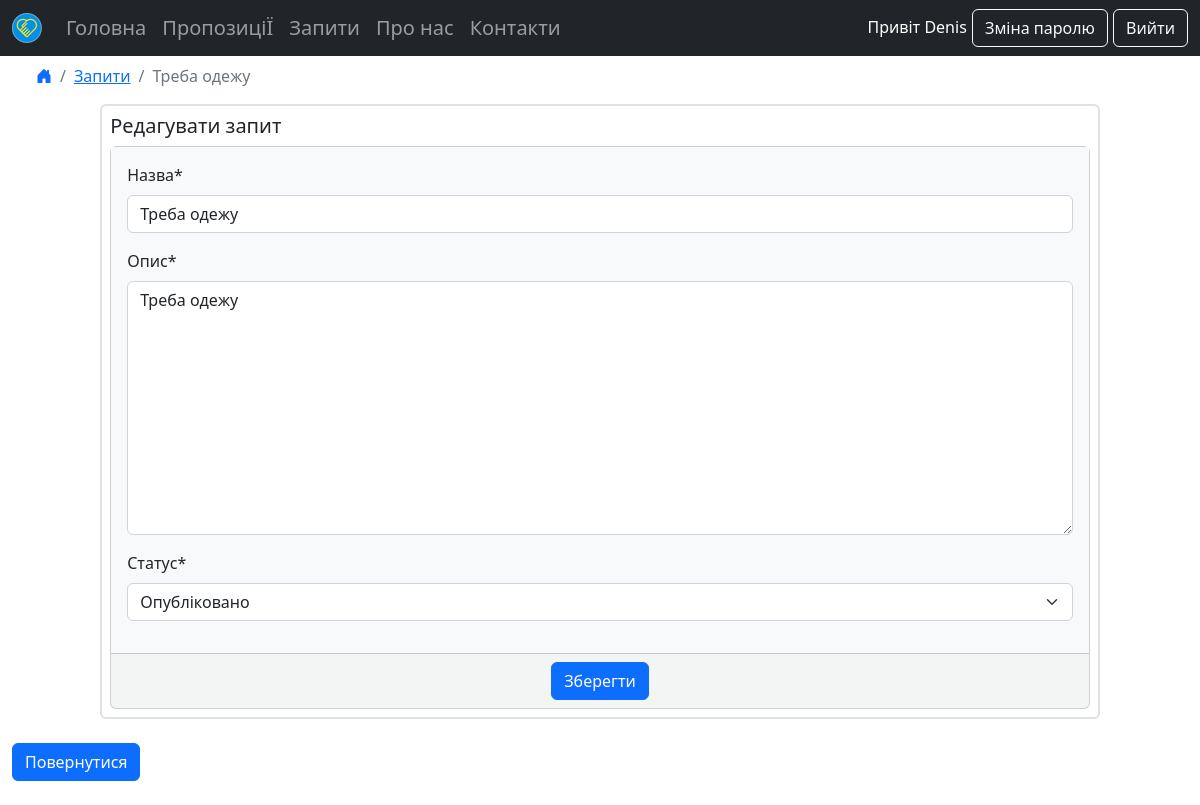
Page /requests/requests/6/edit/ (signed in) on the committed database.
### accounts/models.py (models this page shows)
class CustomUser(AbstractUser):
    phone = models.CharField(max_length=15)

### requests/models.py (models this page shows, shortened)
class Requests(models.Model):
    title = models.CharField(max_length=255)
    body = models.TextField('Опис', max_length=1024)
    location = models.TextField(blank=True)
    date = models.DateTimeField(auto_now_add=True)
    author = models.ForeignKey(
        'accounts.CustomUser',
        on_delete=models.CASCADE,
    )
    offer = models.ManyToManyField('offers.Offers')
    status = models.ForeignKey('statuses.Status', on_delete=models.PROTECT, default=2)

### statuses/models.py (models this page shows)
class Status(models.Model):
    title = models.CharField(max_length=50)
    def __str__(self):
        return self.title

### requests/views.py (the view)
# urls.py: path("requests/<int:pk>/edit/", RequestsUpdateView.as_view(), name="requests_edit"),
class RequestsUpdateView(LoginRequiredMixin, UserPassesTestMixin, UpdateView):
    model = Requests
    form_class = UpdateRequestsForm
    template_name = "requests_edit.html"
    def test_func(self):
        obj = self.get_object()
        return obj.author == self.request.user

### requests/forms.py
class UpdateRequestsForm(forms.ModelForm):
    title = forms.CharField(label='Назва', min_length=10)
    body = forms.Textarea()
    status = forms.ModelChoiceField(queryset=Status.objects.all(), label='Статус', empty_label='Виберіть статус')
    class Meta:
        model = Requests
        fields = ['title', 'body', 'status']

### templates/requests_edit.html (shortened to what this page needs)
{% extends "base.html" %}
{% load crispy_forms_tags %}
{% block content %}
<ul class="breadcrumb ms-4">
    <li class="breadcrumb-item"><a href="{% url 'home' %}"><i class="bi bi-house-door-fill"></i></a></li>
    <li class="breadcrumb-item"><a href="{% url 'requests_list' %}">Запити</a></li>
    <li class="breadcrumb-item active">{{ requests.title }}</li>
</ul>
<div class="container-fluid mb-4 p-2 border border-2 rounded mx-auto" style="max-width: 85%">
<h5>Редагувати запит</h5>
    <form action="" method="post">
        <div class="card card-edit bg-light bg-opacity-50 mx-auto">
            <div class="card-body bg-light">
                {{ form|crispy }}
            </div>
            <div class="card-footer text-center text-muted">
                <input class= "btn btn-primary" type="submit" value="Зберегти">
            </div>
        </div>
    </form>
</div>
<div class="mb-4">
    <a class = "btn btn-primary" href="{% url 'requests_detail' requests.pk %}">Повернутися</a>
</div>
{% endblock content %}

### templates/base.html (shortened to what this page needs)
{% load static %}
<!DOCTYPE html>
<html lang="uk">
<head>
    <link rel="stylesheet" href="https://cdn.jsdelivr.net/npm/bootstrap@5.2.0/dist/css/bootstrap.min.css">
    <link rel="stylesheet" href="https://cdn.jsdelivr.net/npm/bootstrap-icons@1.9.1/font/bootstrap-icons.css">
</head>
<body>
    <div>
        <nav class="navbar navbar-expand-md navbar-dark bg-dark h5">
            <div class="container-fluid">
                <a class="navbar-brand" href="{% url 'home' %}"><img src="{% static 'img/logosmall.png' %}" alt="Лого"></a>
                <div class="collapse navbar-collapse" id="collapsibleNavbar">
                    <ul class="navbar-nav">
                        <li class="nav-item">
                            <a class="nav-link" href="{% url 'home' %}">Головна</a>
                        </li>
                        <li class="nav-item">
                            <a class="nav-link" href="{% url 'offers_list' %}">ПропозиціЇ</a>
                        </li>
                        <li class="nav-item">
                            <a class="nav-link" href="{% url 'requests_list' %}">Запити</a>
                        </li>
                        <li class="nav-item">
                            <a class="nav-link" href="{% url 'about' %}">Про нас</a>
                        </li>
                        <li class="nav-item">
                            <a class="nav-link" href="{% url 'contacts' %}">Контакти</a>
                        </li>
                    </ul>
                    <div class="navbar-collapse justify-content-end">
                        <ul class="navbar-nav">
                            <li class="nav-item">
                                {% if user.is_authenticated %}
                                <span class="text-white h6">Привіт {{ user.first_name }}</span>
                                    <a class="btn btn-outline-light" href="{% url 'changepassword' %}">Зміна паролю</a>
                                    <a class="btn btn-outline-light" href="{% url 'logout' %}">Вийти</a>
                                {% else %}
                                    <a class="btn btn-outline-light" href="{% url 'login' %}">Вхід</a>
                                    <a class="btn btn-outline-light" href="{% url 'signup' %}">Реєстрація</a>
                                {% endif %}
                            </li>
                        </ul>
                    </div>
                </div>
            </div>
        </nav>
    </div>
    <div class="container-fluid">
        {% block content %}
        {% endblock content %}
    </div>
</body>
</html>

### rows in the picture
CustomUser: first_name "Denis"
Requests: title "Треба одежу", body "Треба одежу", status "Опубліковано"
